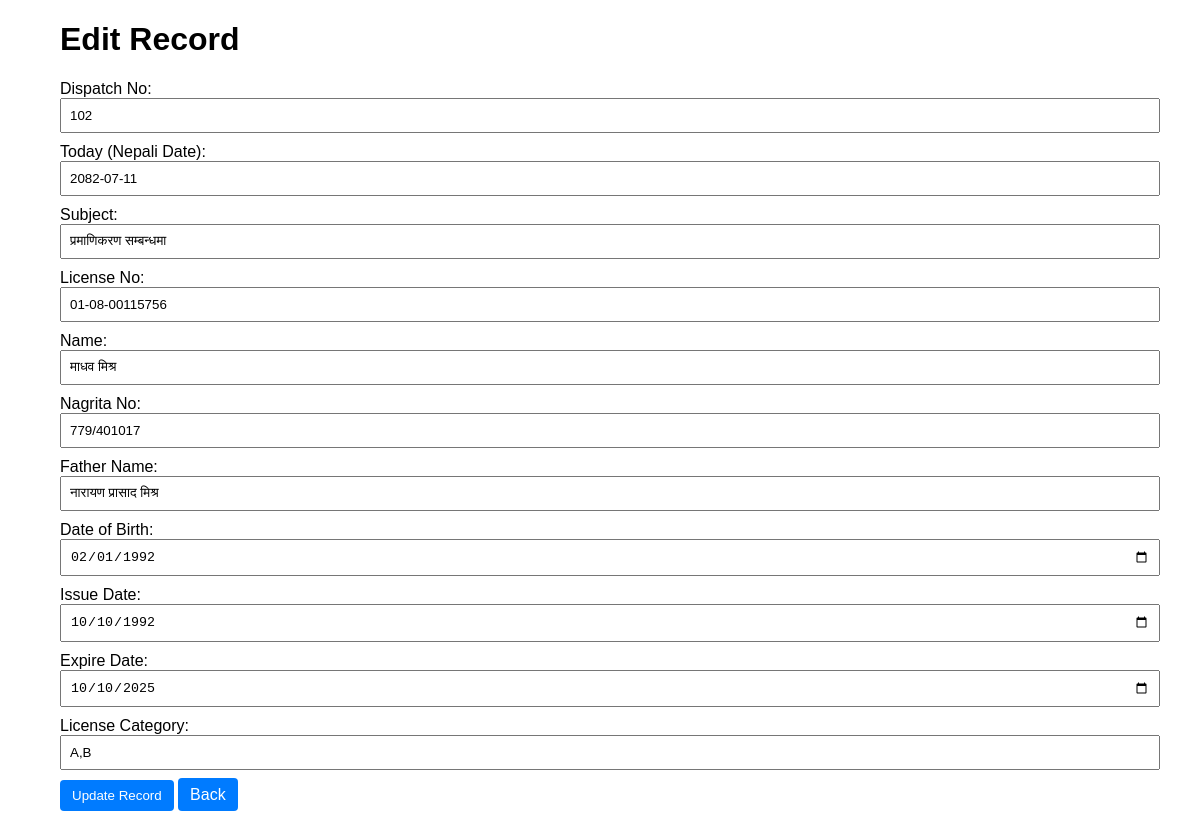
The page /edit/3 on the database its author committed.
### tables this page shows
CREATE TABLE dispatches (
        id INTEGER PRIMARY KEY AUTOINCREMENT,
        dispatch_no TEXT,
        today_nepali_date TEXT,
        subject TEXT,
        license_no TEXT,
        name TEXT,
        nagrita_no TEXT,
        father_name TEXT,
        dob TEXT,
        issue_date TEXT,
        expire_date TEXT,
        license_category TEXT,
        created_at TEXT
    );

### app.py (the view)
@app.route('/edit/<int:rec_id>')
def edit_record(rec_id):
    db = get_db()
    cur = db.cursor()
    cur.execute('SELECT * FROM dispatches WHERE id=?', (rec_id,))
    record = cur.fetchone()
    if not record:
        abort(404)
    return render_template('form.html', record=record)

### app.py (called while the page is built)
def get_db():
    db = getattr(g, '_database', None)
    if db is None:
        db = g._database = sqlite3.connect(app.config['DATABASE'])
        db.row_factory = sqlite3.Row
    return db

@app.teardown_appcontext
def close_connection(exception):
    db = getattr(g, '_database', None)
    if db is not None:
        db.close()

### templates/form.html (shortened to what this page needs)
<!doctype html>
<html>
<head>
  <link rel="stylesheet" href="{{ url_for('static', filename='style.css') }}">
</head>
<body>
  <div class="container">
    <h1>{{ 'Edit Record' if record else 'Dispatch Form' }}</h1>
    <form method="POST" action="{{ url_for('update_record', rec_id=record.id) if record else url_for('submit') }}">
      <label>Dispatch No:</label>
      <input type="text" name="dispatch_no" value="{{ record.dispatch_no if record else '' }}" required>
      <label>Today (Nepali Date):</label>
      <input type="text" name="today_nepali_date" value="{{ record.today_nepali_date if record else '' }}" required>
      <label>Subject:</label>
      <input type="text" name="subject" value="{{ record.subject if record else '' }}">
      <label>License No:</label>
      <input type="text" name="license_no" value="{{ record.license_no if record else '' }}">
      <label>Name:</label>
      <input type="text" name="name" value="{{ record.name if record else '' }}">
      <label>Nagrita No:</label>
      <input type="text" name="nagrita_no" value="{{ record.nagrita_no if record else '' }}">
      <label>Father Name:</label>
      <input type="text" name="father_name" value="{{ record.father_name if record else '' }}">
      <label>Date of Birth:</label>
      <input type="date" name="dob" value="{{ record.dob if record else '' }}">
      <label>Issue Date:</label>
      <input type="date" name="issue_date" value="{{ record.issue_date if record else '' }}">
      <label>Expire Date:</label>
      <input type="date" name="expire_date" value="{{ record.expire_date if record else '' }}">
      <label>License Category:</label>
      <input type="text" name="license_category" value="{{ record.license_category if record else '' }}">
      <button type="submit">{{ 'Update Record' if record else 'Save Record' }}</button>
      <a href="{{ url_for('list_records') }}" class="button">Back</a>
    </form>
  </div>
</body>
</html>

### static/style.css (style rules this page uses)
body { font-family: Arial; margin: 0; padding: 0; }
.container { width: 90%; margin: 20px auto; }
label { display: block; margin-top: 10px; }
input { width: 100%; padding: 8px; }
button, .button { margin-top: 10px; padding: 8px 12px; background: #007bff; color: white; border: none; border-radius: 4px; text-decoration: none; }

### rows shown on the page
dispatches: dispatch_no "102", today_nepali_date "2082-07-11", subject "प्रमाणिकरण सम्बन्धमा", license_no "01-08-00115756", name "माधव मिश्र", nagrita_no "779/401017", father_name "नारायण प्रासाद मिश्र", dob "02/01/1992", issue_date "10/10/1992", expire_date "10/10/2025", license_category "A,B"

### other values the page prints
{{ 'Edit Record' if record else 'Dispatch Form' }} "Edit Record"
{{ 'Update Record' if record else 'Save Record' }} "Update Record"
